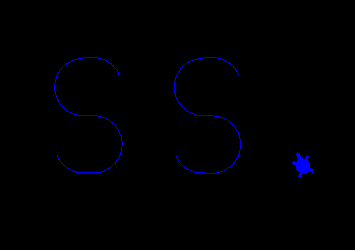

Write the Python code that produced this figure.
import turtle

t = turtle.Turtle()
window = t.getscreen()
window.bgcolor("black")
t.speed(0)
t.color("blue")
t.shape("turtle")

print (t.position())

def createS(t):

	t.pendown()
	t.forward(10)
	for i in range(1, 34):
	    t.right(2)
	    t.forward(1)

	t.left(180)
	t.penup()
	for i in range(1, 34):
	    t.left(2)
	    t.forward(1)
	t.forward(10)    

	t.pendown()    
	for i in range(1, 91):
	    t.left(2)
	    t.forward(1)

	t.forward(10)    
	for i in range(1, 91):
	    t.right(2)
	    t.forward(1)

	t.forward(10)    
	for i in range(1, 34):
	    t.right(2)
	    t.forward(1)	    

createS(t)

t.penup()
t.setposition(120.00 , 0.00)
t.right(115)

createS(t)

t.penup()
t.setposition(220.00, -110.00)

window.exitonclick()    

    
